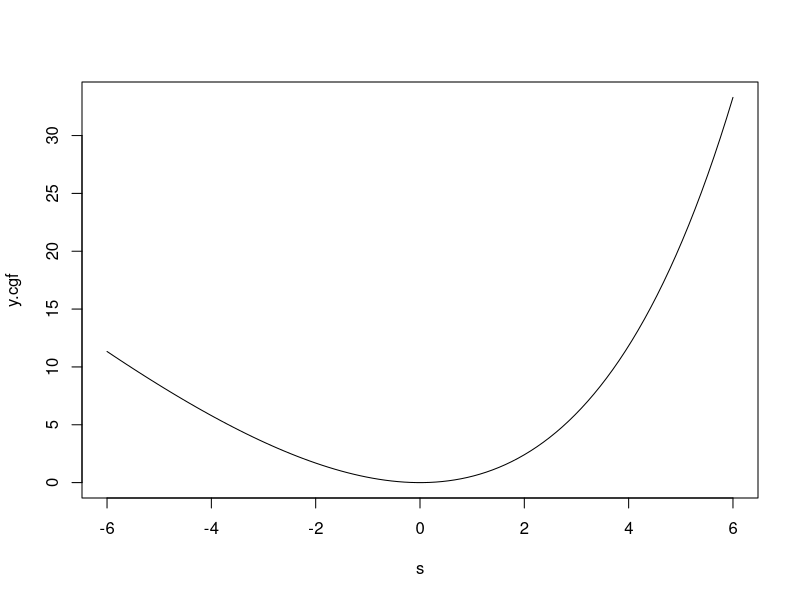
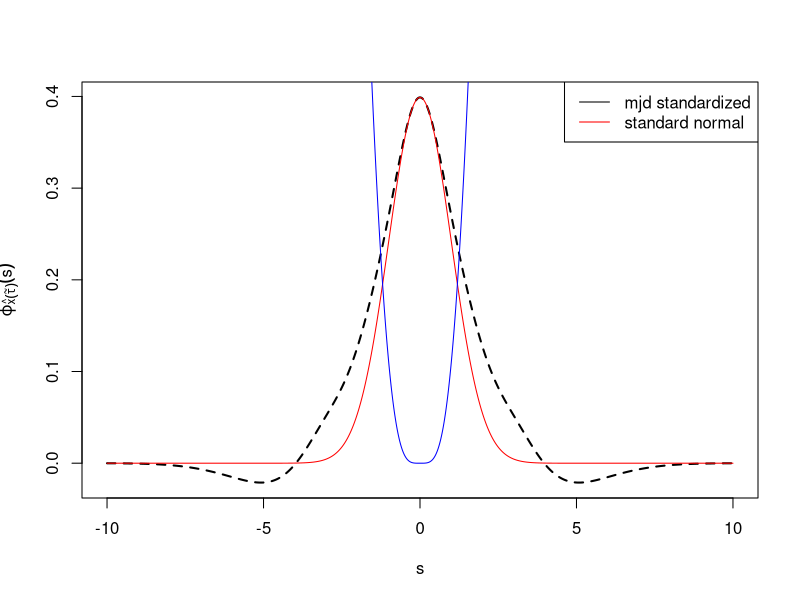
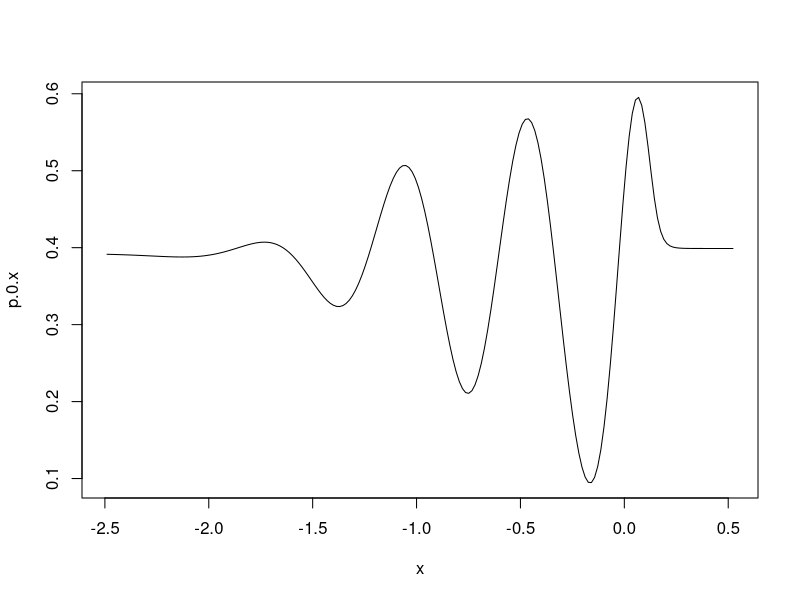
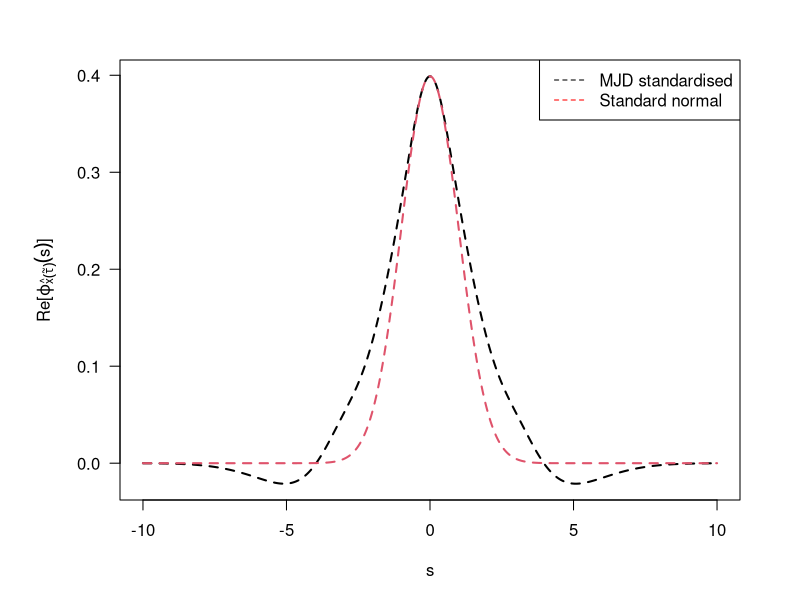
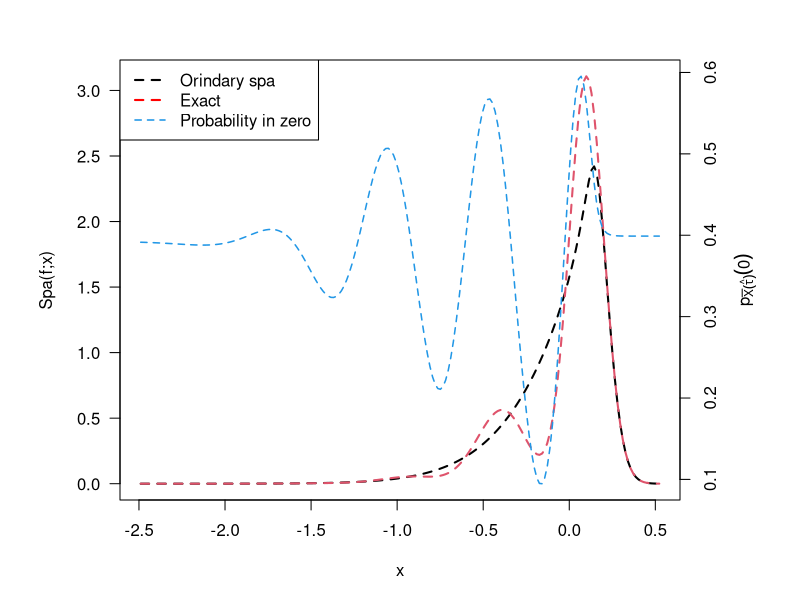

These charts were generated, in order, by the following R code: (Note: a time limit stopped this script after it produced the figures.)
# Program for inspacting the cgf of a Merton Jump Diffusion

param <- c("r"=0.03,"sigma"=0.2,"lambda"=1,"mu"=-0.5,"nu"=0.1, "x0"=0, "t"=1/4)

# K
mjd.cgf <- function(s, r=param["r"],sigma=param["sigma"],lambda=param["lambda"],
                    mu=param["mu"],nu=param["nu"], x0=param["x0"], t=param["t"]){
    k = exp(mu+0.5*nu^2) - 1
    s*x0 + s*t*(r-lambda*k-sigma^2/2) + s^2*sigma^2*t/2 +
        lambda*t*(exp(s*mu+s^2*nu^2/2)-1)
}
# K'
mjd.cgf.1 <- function(s, r=param["r"],sigma=param["sigma"],lambda=param["lambda"],
                      mu=param["mu"],nu=param["nu"], x0=param["x0"], t=param["t"]){
    k = exp(mu+0.5*nu^2) - 1
    x0+t*(r-lambda*k-sigma^2/2) + s*sigma^2*t + 
        (mu+nu^2*s) * lambda*t*exp(s*mu+s^2*nu^2/2)
}
# K''
mjd.cgf.2 <- function(s, r=param["r"],sigma=param["sigma"],lambda=param["lambda"],
                      mu=param["mu"],nu=param["nu"], x0=param["x0"], t=param["t"]){
    k = exp(mu+0.5*nu^2) - 1
    sigma^2*t + lambda*t*exp(s*mu+s^2*nu^2/2) * (nu^2+(mu+nu^2*s)^2)
}
# phi.stand
s.hat.fn <- function(s.start, x, cgf=mjd.cgf, cgf.1=mjd.cgf.1){
    nlminb(start=s.start, 
           objective=function(s,x){cgf(s)-s*x}, 
           gradient=function(s,x){cgf.1(s)-x}, 
           x=x)$par
}
# phi.stand
phi.stand <- function(s, x, cgf=mjd.cgf, cgf.1=mjd.cgf.1, cgf.2=mjd.cgf.2){
    s.hat <- s.hat.fn(0, x, cgf, cgf.1)
    exp(
        -cgf(s.hat) - 1i*s*x/sqrt(cgf.2(s.hat)) +
            cgf(
                1i*s/sqrt(cgf.2(s.hat)) + s.hat
            )
    )
}
phi.stand(0, 10)

cgf.stand <- function(s, x, cgf=mjd.cgf, cgf.1=mjd.cgf.1, cgf.2=mjd.cgf.2){
    s.hat <- s.hat.fn(0, x, cgf, cgf.1)
    (
        -cgf(s.hat) - s*x/sqrt(cgf.2(s.hat)) +
            cgf(
                s/sqrt(cgf.2(s.hat)) + s.hat
            )
    )
}
cgf.stand(0,10)
check <- nlminb(10, cgf.stand, x=100)$par
s <- seq(-6,6, length.out = 100)
y.cgf <- sapply(s, cgf.stand, x=10)
plot(s,y.cgf, type="l")

# plot phi.stand / sqrt(2*pi), versus standard normal
u <- seq(-10,10,0.01)
y <- sapply(u, function(u){Re(phi.stand(u, x=0))/(sqrt(2*pi))})
plot(u,y, type="l", ylim=c(min(y), max(y)), col="1", lwd=2, lty=2, xlab="s", ylab=expression(paste(varphi[hat(x)(tilde(tau))](s))))
lines(u, dnorm(u,0,1),col="red")
lines(u, abs(dnorm(u,0,1, log = TRUE) - log(y)), col="blue")
legend("topright", legend=c("mjd standardized", "standard normal"), col=c("black", "red"), lty=c(1,1))

##### PLOTTING W.R.T. S
pdf("mjd_stand_s.pdf", width=7, height=4+1/3)

par(mar=c(5,6, 3, 3))
plot(u, y, xaxt="n", yaxt="n", ylim=c(min(y), max(y)), 
     , main="", type="l", col="1", lwd=2, lty=2,
     ylab=expression(paste(Re,"[", varphi[hat(x)(tilde(tau))](s),"]")),
     xlab = expression(paste(s)))
lines(u, dnorm(u,0,1), col=2, lwd=2, lty=2)
axis(2, ylim=c(0, max(y)), col="black", lwd=1, las=1)
axis(1,ylab=expression(s))
legend("topright", legend=c("MJD standardised", "Standard normal"), col=c("black", "red"), lty=c(2,2))

dev.off()



##### PLOTTING W.R.T. X


# as a function of x
p.0 <- function(x){
    u <- seq(-10,10,0.02)
    y <- sapply(u, function(u){Re(phi.stand(u, x))/(2*pi)})
    sum(y)*(u[2]-u[1])
}
mjd.e <- mjd.cgf.1(0)
mjd.v <- mjd.cgf.2(0)
x <- seq(mjd.e - 9*sqrt(mjd.v), mjd.e+2*sqrt(mjd.v), length.out = 200)
p.0.x <- sapply(x, p.0)
plot(x, p.0.x,type="l")
spa <- function(sp, x, cgf=mjd.cgf, cgf.2=mjd.cgf.2){
    exp(cgf(sp)-sp*x) / sqrt(2*pi*cgf.2(sp))
}
spa1 <- sapply(x, function(x){
    sp <- s.hat.fn(0,x)
    spa(sp, x)
})

pdf("mjd_prob_x.pdf", width=7, height=4+1/3)
par(mar=c(5,6, 3, 6))
plot(x, spa1, xaxt="n", yaxt="n", ylim=c(0, max(spa1*p.0.x*sqrt(2*pi))), 
     , main="", type="l", col="1", lwd=2, lty=2,
     ylab=expression(paste("Spa(f;x)")),
     xlab = expression(paste(x)))
lines(x, spa1*p.0.x*sqrt(2*pi), col=2, lwd=2, lty=2)
axis(2, ylim=c(0, max(spa1*p.0.x*sqrt(2*pi))), col="black", lwd=1, las=1)
axis(1)
par(new=T)
plot(x, p.0.x, axes=F, xlab="", ylab="", main="", type="l", col=4, lty=2, lwd=1.5)
axis(4, ylim=c(min(p.0.x), max(p.0.x)))
mtext(4, text=expression(paste(
    p[bar(X)(hat(tau))](0)
)), line=3)

legend("topleft", legend=c("Orindary spa", "Exact", "Probability in zero"), col=c("black", "red", 4), 
       lty=c(2,2, 2), lwd=c(2,2, 1.5))
dev.off()

# Plot aeld(exp(-x^2) and phi.stand change of variable)



# Approximate int phi.stand / sqrt(2*pi) with spa
s.stand.hat <- function(start, cgf, x){
    nlminb(start, cgf, x=x)$par
}

cgf.stand.1 <- function(s, x, cgf=mjd.cgf, cgf.1=mjd.cgf.1, cgf.2=mjd.cgf.2){
    s.hat <- s.hat.fn(0, x, cgf, cgf.1)
    (
         - x/sqrt(cgf.2(s.hat)) +
            cgf.1(
                s/sqrt(cgf.2(s.hat)) + s.hat
            ) / sqrt(cgf.2(s.hat))
    )
}
cgf.stand.2 <- function(s, x, cgf=mjd.cgf, cgf.1=mjd.cgf.1, cgf.2=mjd.cgf.2){
    s.hat <- s.hat.fn(0, x, cgf, cgf.1)
    (
            cgf.2(
                s/sqrt(cgf.2(s.hat)) + s.hat
            ) / cgf.2(s.hat)
    )
}
s.stand.hat.0 <- s.stand.hat(0, cgf.stand, x=12)
cgf.stand.1(s.stand.hat.0, x=12)
cgf.stand.2(s.stand.hat.0, x=12)

spa <- function(sp, x, cgf=mjd.cgf, cgf.2=mjd.cgf.2){
    exp(cgf(sp)-sp*x) / sqrt(2*pi*cgf.2(sp))
}
doublespa <- function(spa1, sp.stand, x){
    spa1 * exp(cgf.stand(sp.stand, x)) / sqrt(cgf.stand.2(sp.stand, x))
}
x = 0
sp <- s.hat.fn(0,x)
spa1 <- spa(sp, x)
sp.stand <- s.stand.hat(0, cgf.stand, x=x)
doublespa(spa1, sp.stand, x)

x <- seq(-0.75,0.75,by=0.01)
spa1 <- sapply(x, function(x){
    sp <- s.hat.fn(0,x)
    spa(sp, x)
})
spa2 <- sapply(x, function(x){
    sp <- s.hat.fn(0,x)
    spa1 <- spa(sp, x)
    sp.stand <- s.stand.hat(0, cgf.stand, x=x)
    doublespa(spa1, sp.stand, x)
})
p.0.x <- sapply(x, p.0)

plot(x,spa1, ylim=c(0,4), type="l")
lines(x, spa2, col="red")
lines(x,spa1*p.0.x, type="l", col="blue")

# Test for finding spa
x <- 10
s <- seq(-5,5,by=0.0001)
y.inner <- sapply(s, function(s){mjd.cgf(s)-s*x})
y.1 <- sapply(s, function(s){mjd.cgf.1(s)-x})
plot(s,y.inner)
abline(v=s[which.min(y.inner)])
abline(v=s[which.min(abs(y.1))], col="red")
abline(v=s.hat(s.start = 0, x=x)$par, col="blue")
